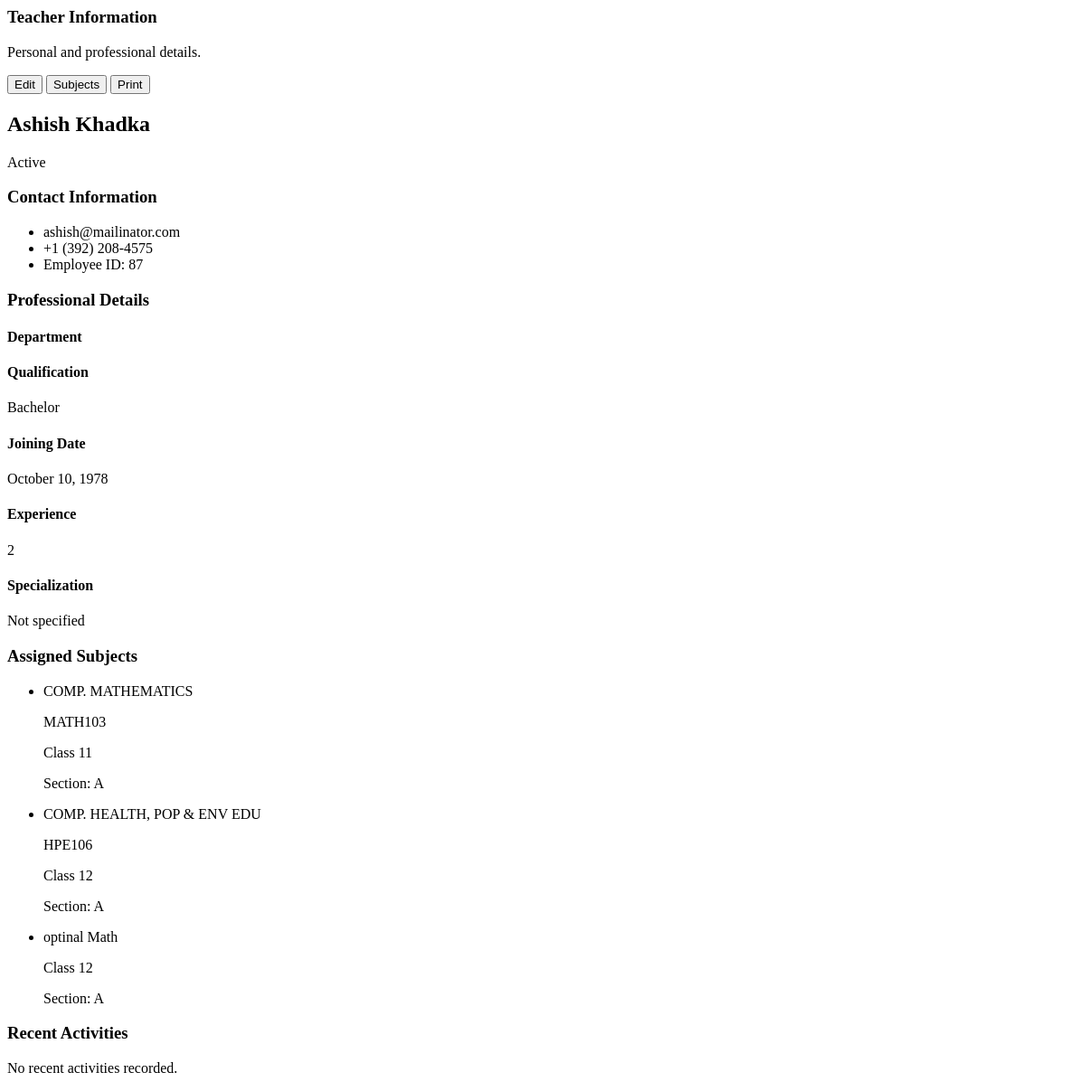
/Admin/get_teacher_profile.php?id=27 (signed in), run on an earlier commit of the app's database.
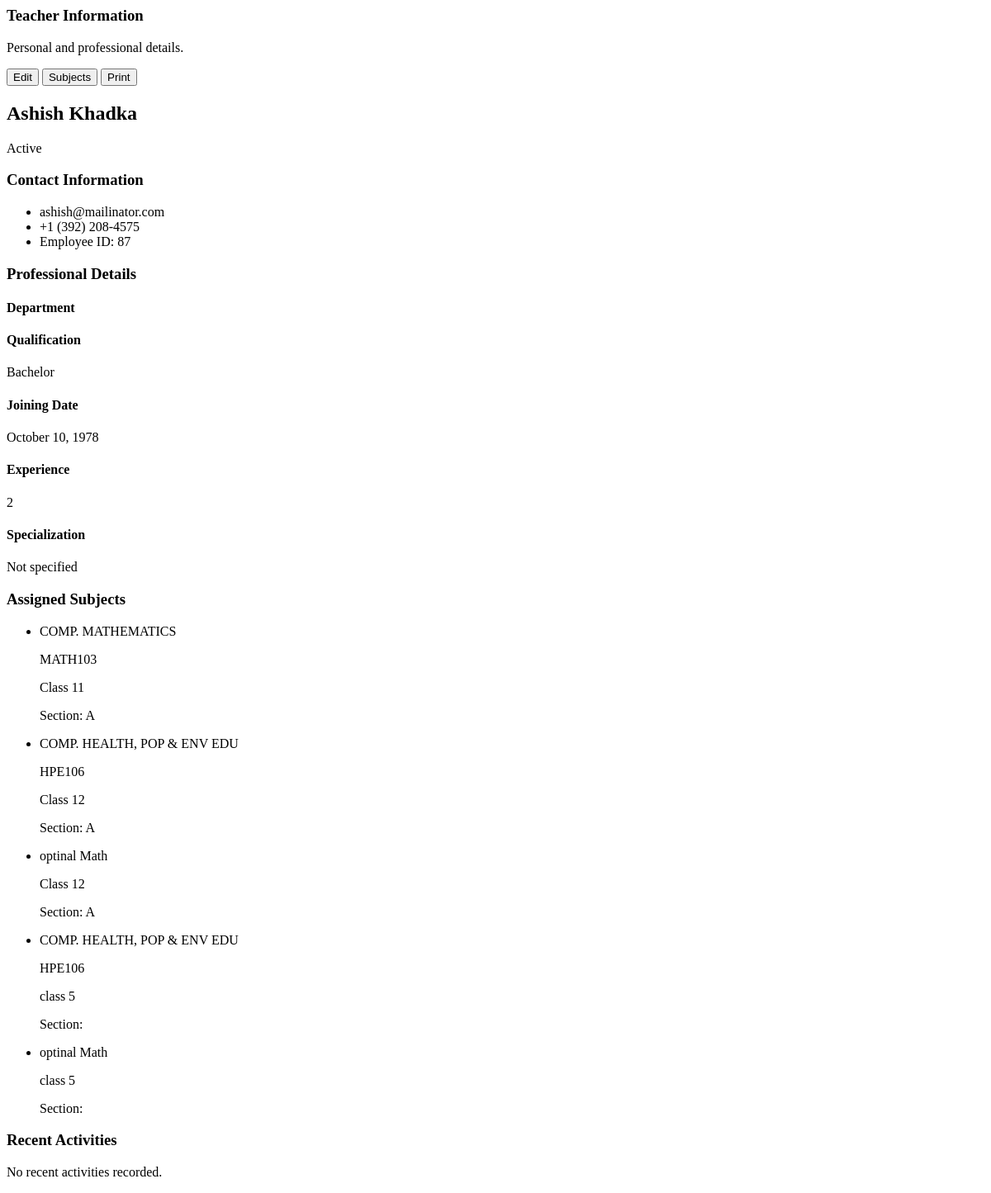
And on a later commit of the database.
### tables this page shows
CREATE TABLE `teachersubjects` (
  `id` int(11) NOT NULL,
  `teacher_id` int(11) NOT NULL,
  `subject_id` int(11) NOT NULL,
  `class_id` int(11) NOT NULL,
  `is_active` tinyint(1) NOT NULL DEFAULT 1,
  `created_at` timestamp NOT NULL DEFAULT current_timestamp(),
  `updated_at` timestamp NOT NULL DEFAULT current_timestamp() ON UPDATE current_timestamp()
);

CREATE TABLE `subjects` (
  `subject_id` varchar(20) NOT NULL,
  `subject_name` varchar(100) NOT NULL,
  `subject_code` varchar(20) DEFAULT NULL,
  `description` text DEFAULT NULL,
  `full_marks_theory` decimal(5,2) NOT NULL DEFAULT 100.00,
  `full_marks_practical` decimal(5,2) NOT NULL DEFAULT 0.00,
  `pass_marks_theory` decimal(5,2) NOT NULL DEFAULT 40.00,
  `pass_marks_practical` decimal(5,2) NOT NULL DEFAULT 0.00,
  `credit_hours` decimal(3,1) NOT NULL DEFAULT 1.0,
  `is_optional` tinyint(1) NOT NULL DEFAULT 0,
  `is_active` tinyint(1) NOT NULL DEFAULT 1,
  `created_at` timestamp NOT NULL DEFAULT current_timestamp(),
  `updated_at` timestamp NOT NULL DEFAULT current_timestamp() ON UPDATE current_timestamp()
);

CREATE TABLE `classes` (
  `class_id` int(11) NOT NULL,
  `class_name` varchar(100) NOT NULL,
  `class_numeric` int(11) NOT NULL DEFAULT 0,
  `class_teacher_id` int(11) DEFAULT NULL,
  `section` varchar(10) DEFAULT NULL,
  `academic_year` varchar(20) NOT NULL,
  `description` text DEFAULT NULL,
  `is_active` tinyint(1) NOT NULL DEFAULT 1,
  `created_at` timestamp NOT NULL DEFAULT current_timestamp(),
  `updated_at` timestamp NOT NULL DEFAULT current_timestamp() ON UPDATE current_timestamp()
);

### Admin/get_teacher_profile.php (the view, shortened to what the changed rows need)
<?php
$teacher_id = null;
if (isset($_GET['id']) && !empty($_GET['id'])) {
    $teacher_id = $_GET['id'];
} elseif (isset($_GET['teacher_id']) && !empty($_GET['teacher_id'])) {
    $teacher_id = $_GET['teacher_id'];
}
$conn = new mysqli('localhost', 'root', '', 'result_management');
$query = "SELECT t.*, u.full_name, u.email, u.phone, u.status, u.created_at as user_created_at
          FROM teachers t
          JOIN users u ON t.user_id = u.user_id
          WHERE t.teacher_id = ?";
$stmt = $conn->prepare($query);
$stmt->bind_param("i", $teacher_id);
$stmt->execute();
$result = $stmt->get_result();
$teacher = $result->fetch_assoc();
$table_exists = $conn->query("SHOW TABLES LIKE 'teachersubjects'");
$subjects = [];
if ($table_exists && $table_exists->num_rows > 0) {
    $subjects_query = "SELECT ts.*, s.subject_name, s.subject_code, c.class_name, c.section
                      FROM teachersubjects ts
                      JOIN subjects s ON ts.subject_id = s.subject_id
                      JOIN classes c ON ts.class_id = c.class_id
                      WHERE ts.teacher_id = ? AND ts.is_active = 1";
    $subjects_stmt = $conn->prepare($subjects_query);
    if ($subjects_stmt) {
        $subjects_stmt->bind_param("i", $teacher_id);
        $subjects_stmt->execute();
        $subjects_result = $subjects_stmt->get_result();
        while ($subject = $subjects_result->fetch_assoc()) {
            $subjects[] = $subject;
        }
    }
}
?>
<div class="bg-white shadow overflow-hidden sm:rounded-lg">
    <div class="border-t border-gray-200">
        <div class="grid grid-cols-1 md:grid-cols-3 gap-4 p-4">
            <div class="md:col-span-1 bg-gray-50 p-4 rounded-lg">
                <div class="flex flex-col items-center">
                    <h2 class="text-xl font-bold text-gray-900"><?php echo htmlspecialchars($teacher['full_name']); ?></h2>
                </div>
            </div>
            <div class="md:col-span-1 space-y-6">
                <div class="bg-white p-4 rounded-lg border border-gray-200">
                    <?php if (empty($subjects)): ?>
                        <p class="text-sm text-gray-500">No subjects assigned yet.</p>
                    <?php else: ?>
                        <ul class="divide-y divide-gray-200">
                            <?php foreach ($subjects as $subject): ?>
                                <li class="py-2">
                                    <div class="flex justify-between">
                                        <div>
                                            <p class="text-sm font-medium text-gray-900"><?php echo htmlspecialchars($subject['subject_name']); ?></p>
                                            <p class="text-xs text-gray-500"><?php echo htmlspecialchars($subject['subject_code']); ?></p>
                                        </div>
                                        <div class="text-right">
                                            <p class="text-sm text-gray-900"><?php echo htmlspecialchars($subject['class_name']); ?></p>
                                            <p class="text-xs text-gray-500">Section: <?php echo htmlspecialchars($subject['section']); ?></p>
                                        </div>
                                    </div>
                                </li>
                            <?php endforeach; ?>
                        </ul>
                    <?php endif; ?>
                </div>
            </div>
        </div>
    </div>
</div>

What changed in the data, as far as the page shows it:
added teachersubjects: subject.subject_name "COMP. HEALTH, POP & ENV EDU", subject.subject_code "HPE106", class.class_name "class 5"
added teachersubjects: subject.subject_name "optinal Math", class.class_name "class 5"
